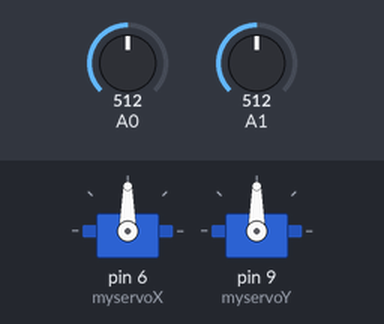
Simulated run of this sketch. Board: Arduino Uno, built with avr-gcc and run on an emulated ATmega328P. On the bench: 2 × servo. The inputs (shaded band) are chosen by the test bench; at power-on: A0 = 512, A1 = 512.

Above: at 1.2 s.
1.3 s: A0 set to 716
At 2.0 s:
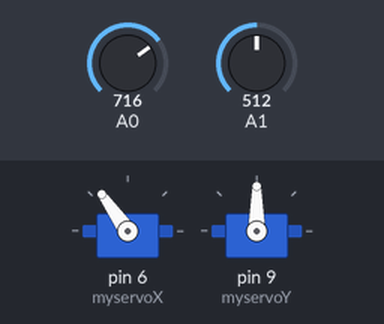
2.8 s: A1 set to 716
At 3.1 s:
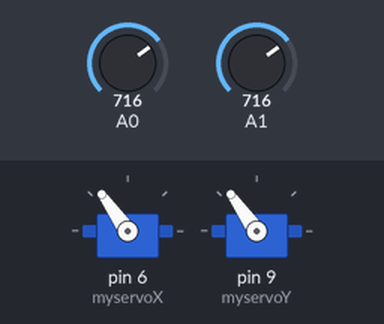
4.3 s: A0 set to 900
At 5.5 s:
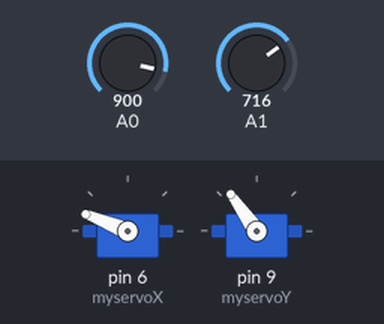
5.8 s: A1 set to 900
At 6.6 s:
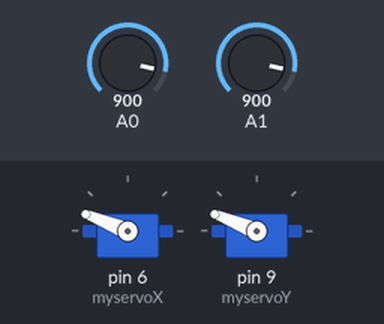
7.3 s: A0 set to 1023
At 7.7 s:
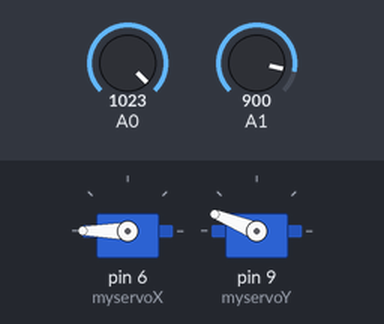
8.8 s: A1 set to 1023
At 10.1 s:
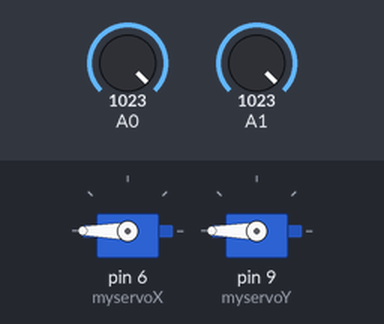
Timing chart, 0 to 11.3 s (numbered marks = the images above; inputs shaded):
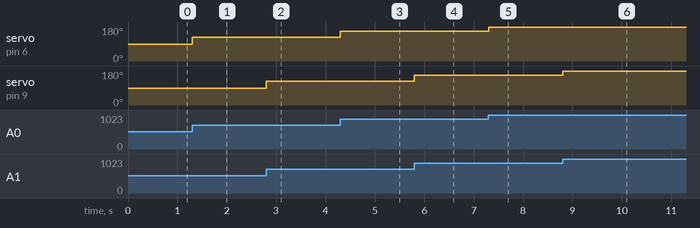

The sketch:

JoyStickServos.ino
```cpp
#include <Servo.h>
Servo myservoX;
Servo myservoY;
void setup() {
  myservoX.attach(6);
  myservoY.attach(9);
}

void loop() {
  int xVal = analogRead(A0);
  int yVal = analogRead(A1);
  int posX = map(xVal,0, 1023, 0 ,180);
  myservoX.write( posX );
  myservoY.write( map(yVal,0, 1023, 0 ,180) );
}
```

Measured:
- after the input at 1.3 s, servo on pin 6 (myservoX): 90° → 125° at once
- after the input at 2.8 s, servo on pin 9 (myservoY): 90° → 125° at once
- after the input at 4.3 s, servo on pin 6 (myservoX): 125° → 158° at once
- after the input at 5.8 s, servo on pin 9 (myservoY): 125° → 158° at once
- after the input at 7.3 s, servo on pin 6 (myservoX): 158° → 180° at once
- after the input at 8.8 s, servo on pin 9 (myservoY): 158° → 180° at once
